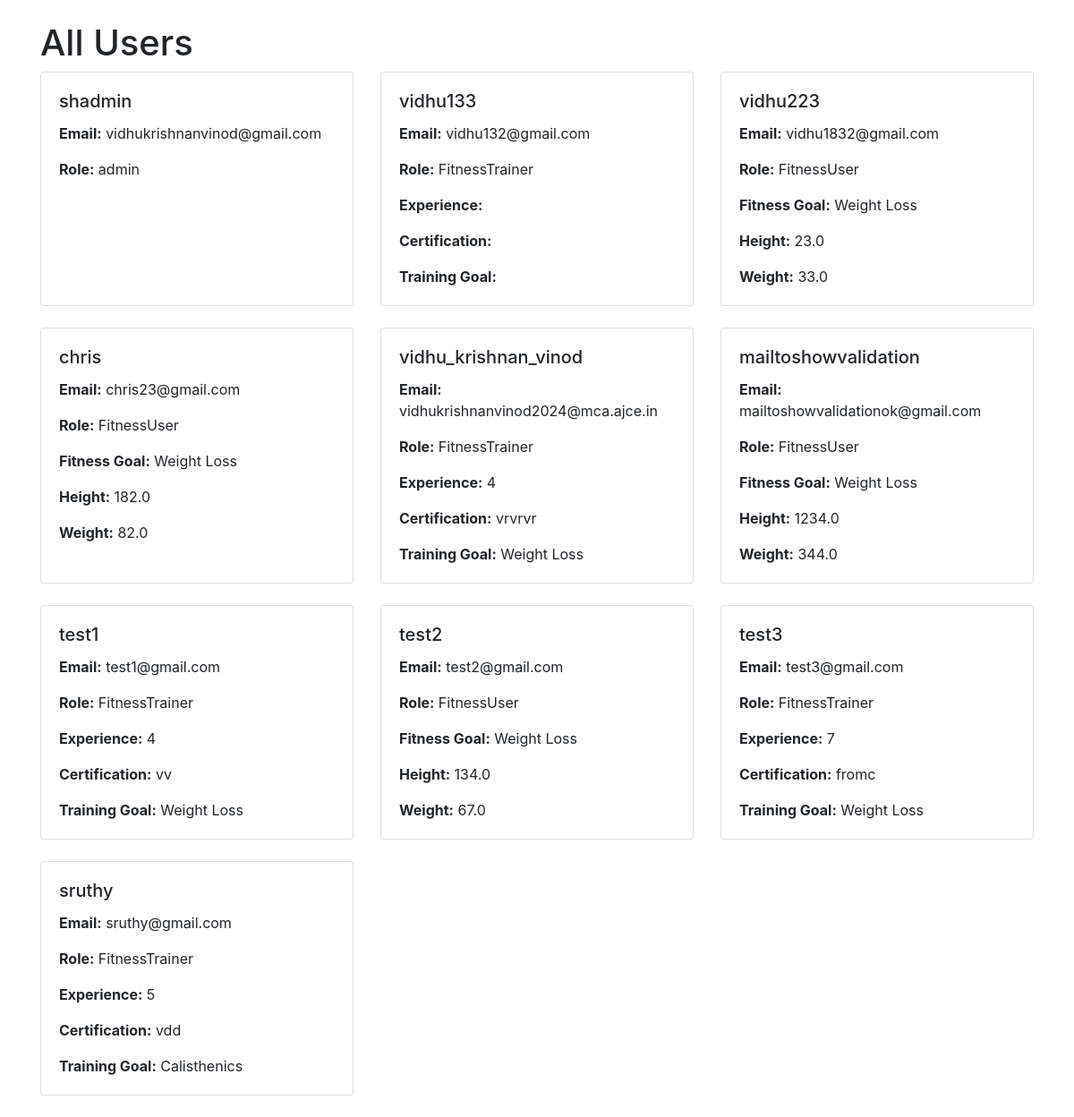
Page /members/all-users/ on the earlier database version.
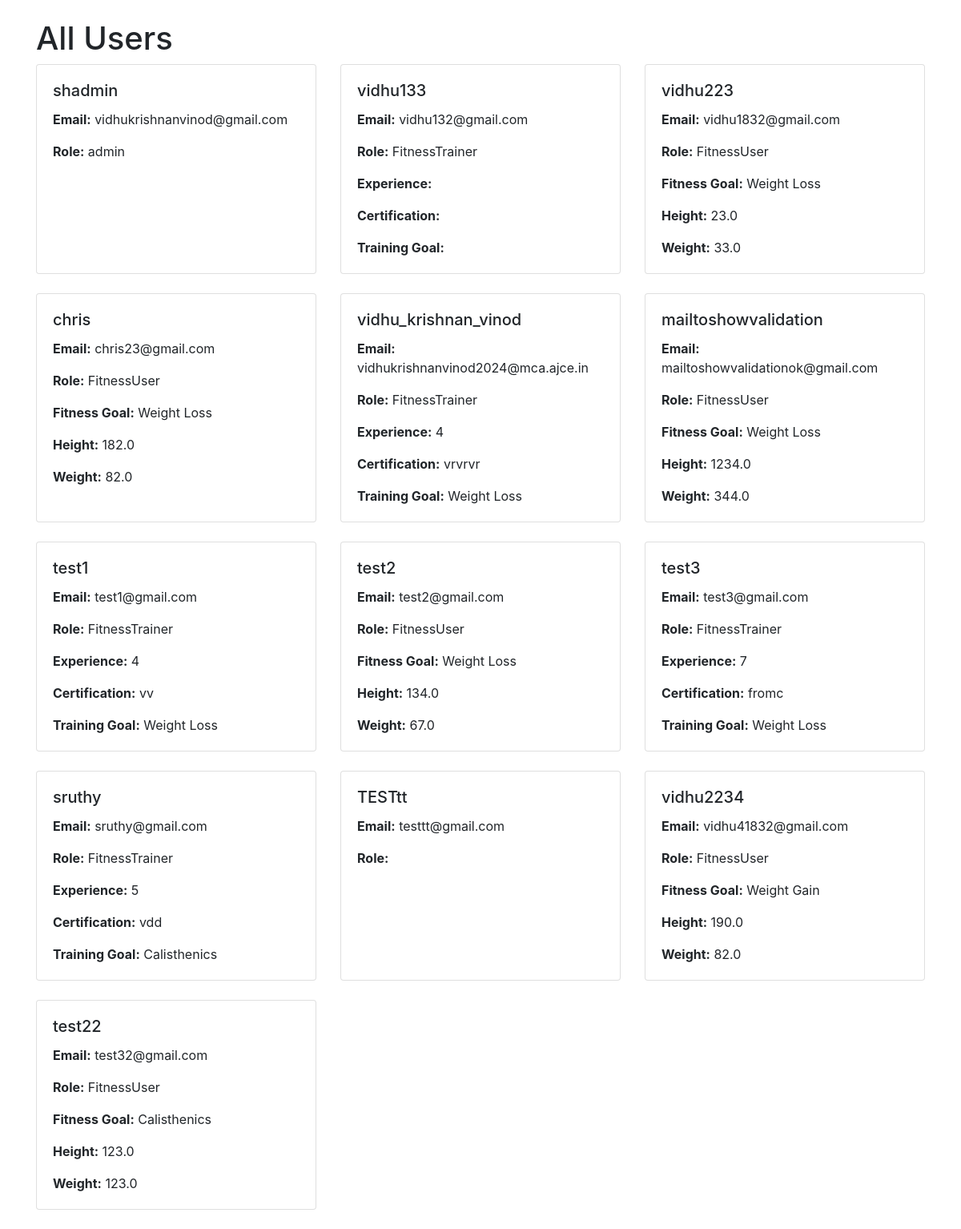
Same page on the later database version.
### users/models.py (models this page shows, shortened)
class CustomUser(AbstractBaseUser, PermissionsMixin):
    username = models.CharField(max_length=100, unique=True)
    email = models.EmailField(unique=True)
    first_name = models.CharField(max_length=100)
    last_name = models.CharField(max_length=100)
    role = models.CharField(max_length=20)  # Define roles (e.g., "FitnessUser", "FitnessTrainer", "SportsTrainer")
    description = models.TextField(blank=True, null=True)
    profile_picture = models.ImageField(upload_to='profile_pics/', blank=True, null=True)
    address = models.TextField(blank=True, null=True)
    contact_number = models.CharField(max_length=15, blank=True, null=True)
    second_contact_number = models.CharField(max_length=15, blank=True, null=True)# Add the description field
    is_active = models.BooleanField(default=True)
    is_staff = models.BooleanField(default=False)
    objects = CustomUserManager()
    USERNAME_FIELD = 'email'
    REQUIRED_FIELDS = ['username']

### Members/models.py (models this page shows, shortened)
class FitnessUser(models.Model):
    user = models.OneToOneField(CustomUser, on_delete=models.CASCADE)
    fitness_goal = models.CharField(max_length=255)
    height = models.FloatField()
    weight = models.FloatField()

class FitnessTrainer(models.Model):
    user = models.OneToOneField(CustomUser, on_delete=models.CASCADE)
    experience = models.IntegerField()
    certification = models.CharField(max_length=255, null=True, blank=True)
    training_goal = models.CharField(max_length=255)
    certification_link = models.CharField(max_length=255, blank=True, null=True)  # Add this field

### Members/views.py (the view)
# urls.py: path('all-users/', views.all_users_view, name='all_users'),
def all_users_view(request):
    users = CustomUser.objects.all()
    return render(request, 'all_users.html', {'users': users})

### Members/templates/all_users.html (shortened to what this page needs)
{% load static %}
<!DOCTYPE html>
<html lang="en">
<head>
    <link rel="stylesheet" href="https://stackpath.bootstrapcdn.com/bootstrap/4.5.2/css/bootstrap.min.css">
</head>
<body>
    <div class="container mt-4">
        <h1>All Users</h1>
        <div class="row">
            {% for user in users %}
            <div class="col-md-4 mb-4">
                <div class="card h-100 d-flex flex-column">
                    <div class="card-body d-flex flex-column"  background="gr">
                        <h5 class="card-title">{{ user.username }}</h5>
                        <p class="card-text"><strong>Email:</strong> {{ user.email }}</p>
                        <p class="card-text"><strong>Role:</strong> {{ user.role }}</p>
                        {% if user.role == 'FitnessUser' %}
                        <p class="card-text"><strong>Fitness Goal:</strong> {{ user.fitnessuser.fitness_goal }}</p>
                        <p class="card-text"><strong>Height:</strong> {{ user.fitnessuser.height }}</p>
                        <p class="card-text"><strong>Weight:</strong> {{ user.fitnessuser.weight }}</p>
                        {% elif user.role == 'FitnessTrainer' %}
                        <p class="card-text"><strong>Experience:</strong> {{ user.fitnesstrainer.experience }}</p>
                        <p class="card-text"><strong>Certification:</strong> {{ user.fitnesstrainer.certification }}</p>
                        <p class="card-text"><strong>Training Goal:</strong> {{ user.fitnesstrainer.training_goal }}</p>
                        {% elif user.role == 'SportsTrainer' %}
                        <p class="card-text"><strong>Specialization:</strong> {{ user.sportstrainer.specialization }}</p>
                        {% endif %}
                    </div>
                </div>
            </div>
            {% endfor %}
        </div>
</body>
</html>

Differences in the rows shown:
added CustomUser: username "TESTtt", email "testtt@gmail.com"
added CustomUser: username "vidhu2234", email "vidhu41832@gmail.com", role "FitnessUser", fitnessuser.fitness_goal "Weight Gain", fitnessuser.height "190.0", fitnessuser.weight "82.0"
added CustomUser: username "test22", email "test32@gmail.com", role "FitnessUser", fitnessuser.fitness_goal "Calisthenics", fitnessuser.height "123.0", fitnessuser.weight "123.0"
